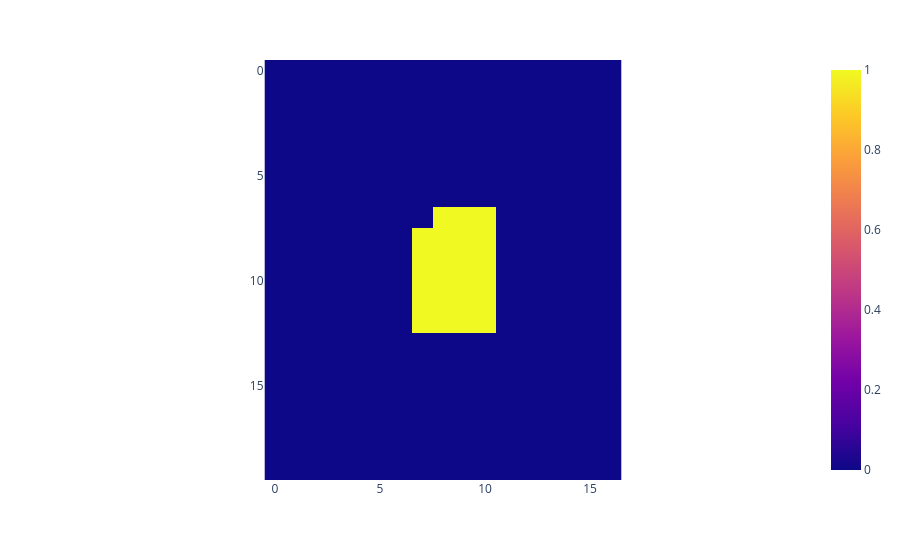

Here is the notebook cell this chart was saved with:
### Code cell
i_img = iso_volume.reshape(iso_arraySize[2],iso_arraySize[1],iso_arraySize[0]).T
#temp = i_img.T.reshape(-1)
#print(np.array_equal(iso_volume,temp))
px.imshow(i_img[:,:,int(0.5*iso_arraySize[2])])

### Figure 1 — Plotly figure (JSON) as saved in the notebook; plotly's stock layout.template omitted (floating-point values rounded to 4 significant figures; data arrays with more than 128 entries replaced by an {"elided": "..."} marker saying what was removed)
{"data": [{"coloraxis": "coloraxis", "hovertemplate": "x: %{x}<br>y: %{y}<br>color: %{z}<extra></extra>", "name": "0", "type": "heatmap", "xaxis": "x", "yaxis": "y", "z": {"elided": "20x17 int values"}}], "layout": {"coloraxis": {"colorscale": [[0, "#0d0887"], [0.1111, "#46039f"], [0.2222, "#7201a8"], [0.3333, "#9c179e"], [0.4444, "#bd3786"], [0.5556, "#d8576b"], [0.6667, "#ed7953"], [0.7778, "#fb9f3a"], [0.8889, "#fdca26"], [1, "#f0f921"]]}, "margin": {"t": 60}, "xaxis": {"anchor": "y", "constrain": "domain", "domain": [0, 1], "scaleanchor": "y"}, "yaxis": {"anchor": "x", "autorange": "reversed", "constrain": "domain", "domain": [0, 1]}}}
